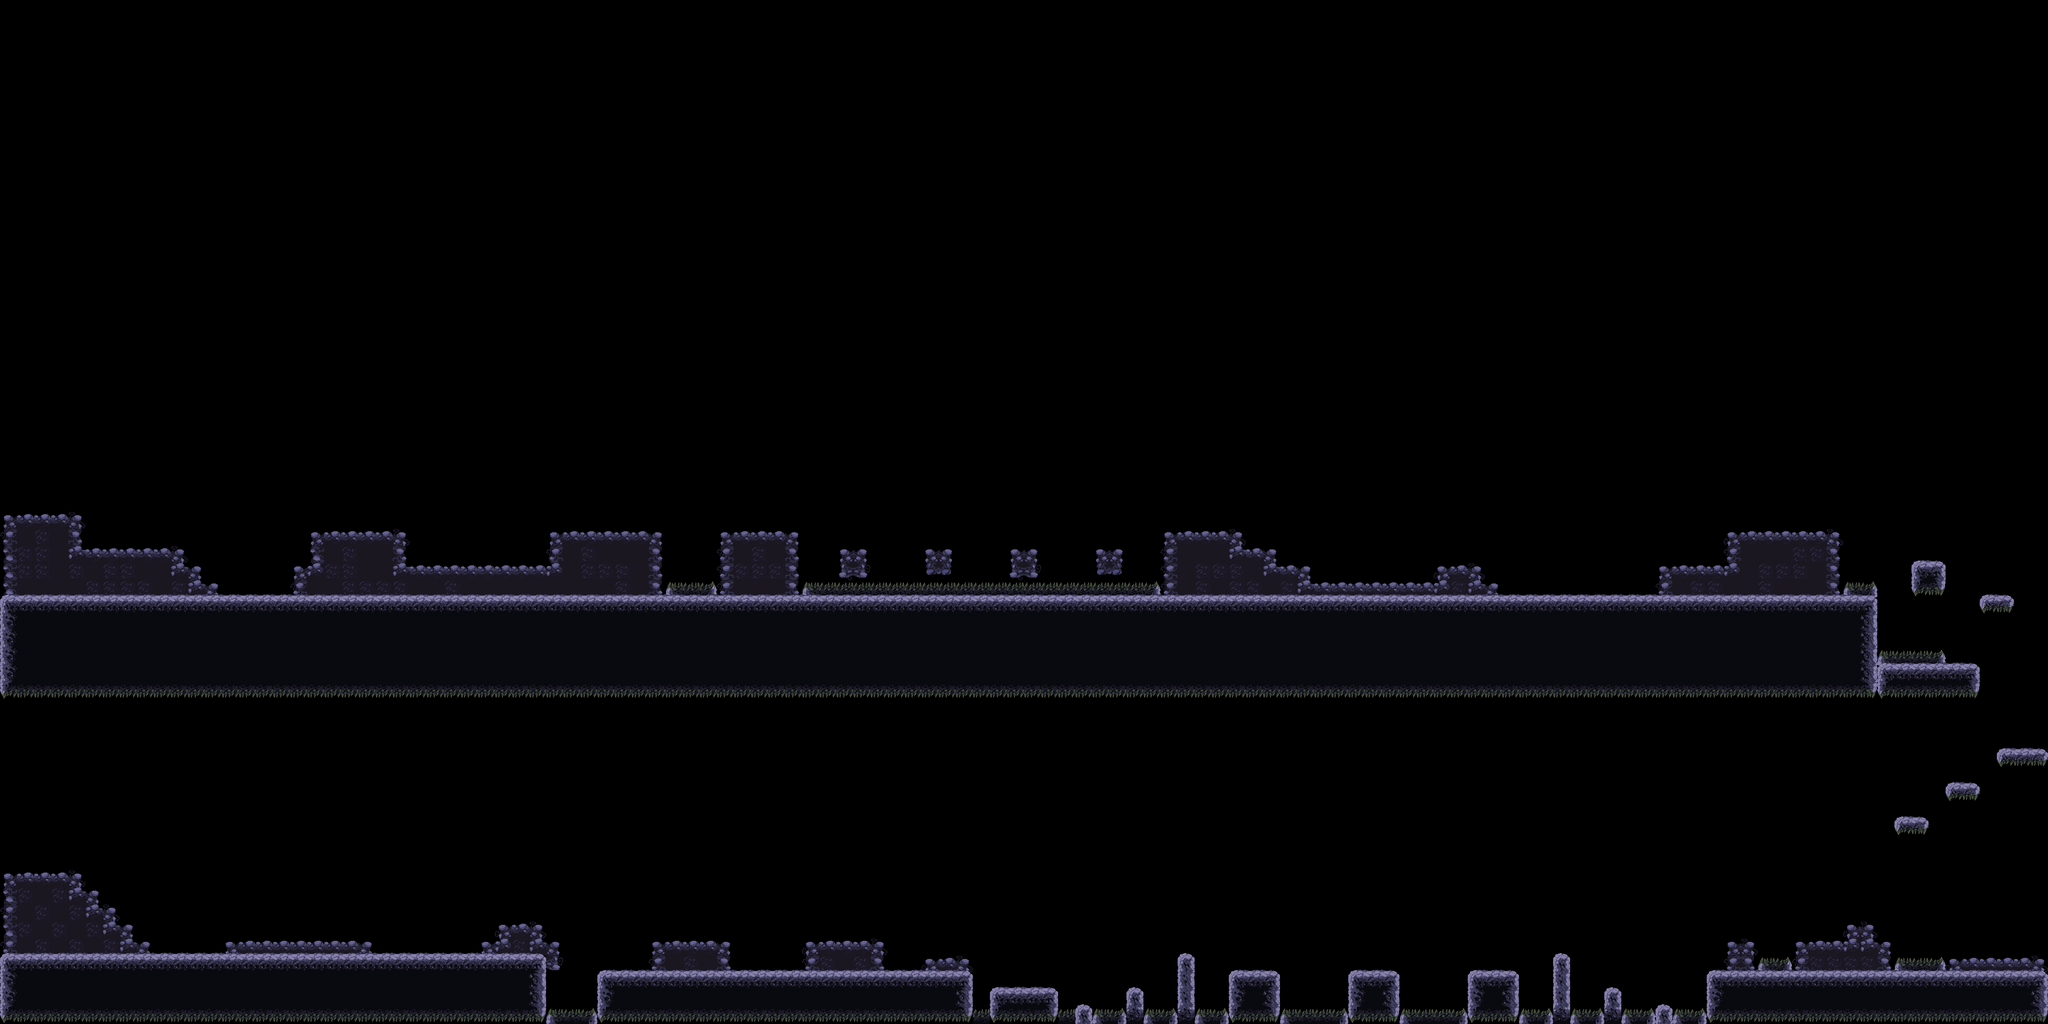

A level layout from a 2D game, rendered from its tile map. Below: a short description, then the map file with tile-grid data replaced by summaries:
An orthogonal 120x60 tile map with 32x32 px tiles, 5 tile layers (darkBackgroundLayer, spikeLayer, middleplatformLayer, baseplatformLayer, ...).

<map version="1.10" tiledversion="1.10.1" orientation="orthogonal" renderorder="right-down" width="120" height="60" tilewidth="32" tileheight="32" infinite="0" nextlayerid="6" nextobjectid="1">
 <tileset firstgid="1" source="level2.tsx" />
 <layer id="4" name="darkBackgroundLayer" width="120" height="60">
  <data>[7200 cells, 669 non-empty, 3 distinct tile ids]</data>
 </layer>
 <layer id="3" name="spikeLayer" width="120" height="60">
  <data>[7200 cells, 62 non-empty, 3 distinct tile ids]</data>
 </layer>
 <layer id="2" name="middleplatformLayer" width="120" height="60">
  <data>[7200 cells, 199 non-empty, 15 distinct tile ids]</data>
 </layer>
 <layer id="1" name="baseplatformLayer" width="120" height="60">
  <data>[7200 cells, 295 non-empty, 15 distinct tile ids]</data>
 </layer>
 <layer id="5" name="flyplatformLayer" width="120" height="60">
  <data>[7200 cells, 380 non-empty, 17 distinct tile ids]</data>
 </layer>
</map>
